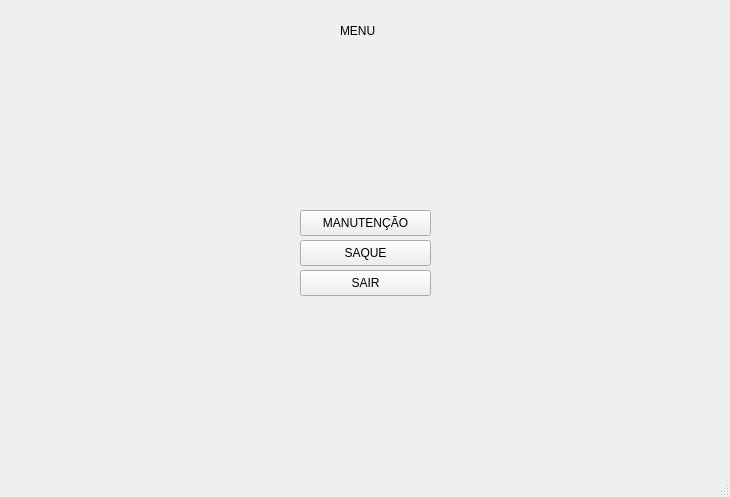
<?xml version="1.0" encoding="UTF-8"?>
<ui version="4.0">
 <class>Menu</class>
 <widget class="QMainWindow" name="Menu">
  <property name="geometry">
   <rect>
    <x>0</x>
    <y>0</y>
    <width>730</width>
    <height>497</height>
   </rect>
  </property>
  <property name="windowTitle">
   <string>Menu</string>
  </property>
  <widget class="QWidget" name="centralwidget">
   <widget class="QLabel" name="label">
    <property name="geometry">
     <rect>
      <x>340</x>
      <y>20</y>
      <width>91</width>
      <height>21</height>
     </rect>
    </property>
    <property name="text">
     <string>MENU</string>
    </property>
   </widget>
   <widget class="QPushButton" name="btnSaque">
    <property name="geometry">
     <rect>
      <x>300</x>
      <y>240</y>
      <width>131</width>
      <height>26</height>
     </rect>
    </property>
    <property name="text">
     <string>SAQUE</string>
    </property>
   </widget>
   <widget class="QPushButton" name="btnManutencao">
    <property name="geometry">
     <rect>
      <x>300</x>
      <y>210</y>
      <width>131</width>
      <height>26</height>
     </rect>
    </property>
    <property name="text">
     <string>MANUTENÇÃO</string>
    </property>
   </widget>
   <widget class="QPushButton" name="btnSair">
    <property name="geometry">
     <rect>
      <x>300</x>
      <y>270</y>
      <width>131</width>
      <height>26</height>
     </rect>
    </property>
    <property name="text">
     <string>SAIR</string>
    </property>
   </widget>
  </widget>
  <widget class="QStatusBar" name="statusbar"/>
 </widget>
 <resources/>
 <connections/>
</ui>
